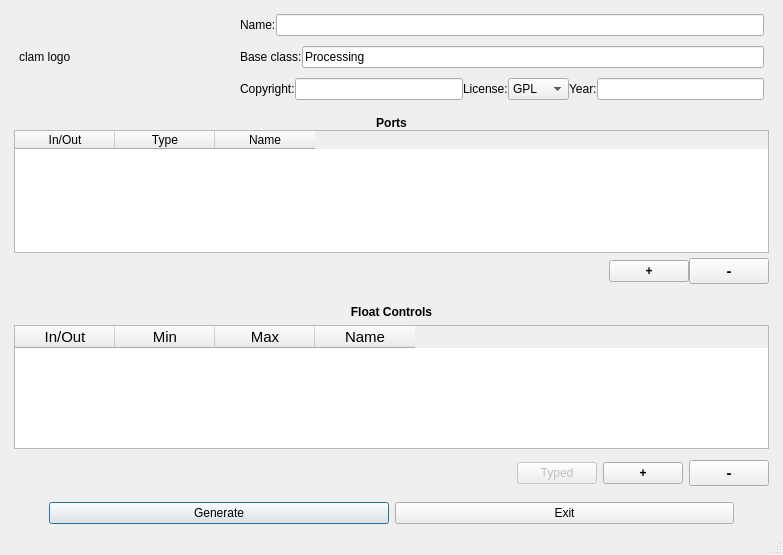
<ui version="4.0" >
 <class>TemplateGeneratorWindow</class>
 <widget class="QMainWindow" name="TemplateGeneratorWindow" >
  <property name="geometry" >
   <rect>
    <x>0</x>
    <y>0</y>
    <width>783</width>
    <height>555</height>
   </rect>
  </property>
  <property name="sizePolicy" >
   <sizepolicy vsizetype="Preferred" hsizetype="Preferred" >
    <horstretch>0</horstretch>
    <verstretch>0</verstretch>
   </sizepolicy>
  </property>
  <property name="windowTitle" >
   <string>MainWindow</string>
  </property>
  <property name="locale" >
   <locale country="UnitedStates" language="English" />
  </property>
  <widget class="QWidget" name="centralwidget" >
   <layout class="QVBoxLayout" >
    <item>
     <layout class="QVBoxLayout" >
      <property name="leftMargin" >
       <number>5</number>
      </property>
      <property name="rightMargin" >
       <number>5</number>
      </property>
      <item>
       <layout class="QHBoxLayout" >
        <property name="sizeConstraint" >
         <enum>QLayout::SetMinimumSize</enum>
        </property>
        <item>
         <layout class="QVBoxLayout" >
          <property name="sizeConstraint" >
           <enum>QLayout::SetDefaultConstraint</enum>
          </property>
          <property name="leftMargin" >
           <number>5</number>
          </property>
          <property name="rightMargin" >
           <number>5</number>
          </property>
          <item>
           <widget class="QLabel" name="clamLogo" >
            <property name="sizePolicy" >
             <sizepolicy vsizetype="Fixed" hsizetype="Fixed" >
              <horstretch>0</horstretch>
              <verstretch>0</verstretch>
             </sizepolicy>
            </property>
            <property name="minimumSize" >
             <size>
              <width>200</width>
              <height>80</height>
             </size>
            </property>
            <property name="maximumSize" >
             <size>
              <width>200</width>
              <height>150</height>
             </size>
            </property>
            <property name="frameShape" >
             <enum>QFrame::NoFrame</enum>
            </property>
            <property name="frameShadow" >
             <enum>QFrame::Raised</enum>
            </property>
            <property name="text" >
             <string>clam logo</string>
            </property>
            <property name="scaledContents" >
             <bool>true</bool>
            </property>
            <property name="textInteractionFlags" >
             <set>Qt::NoTextInteraction</set>
            </property>
           </widget>
          </item>
         </layout>
        </item>
        <item>
         <layout class="QVBoxLayout" >
          <property name="spacing" >
           <number>0</number>
          </property>
          <property name="sizeConstraint" >
           <enum>QLayout::SetMinimumSize</enum>
          </property>
          <property name="leftMargin" >
           <number>10</number>
          </property>
          <property name="rightMargin" >
           <number>5</number>
          </property>
          <item>
           <layout class="QHBoxLayout" name="horizontalLayout" >
            <property name="topMargin" >
             <number>5</number>
            </property>
            <property name="bottomMargin" >
             <number>5</number>
            </property>
            <item>
             <widget class="QLabel" name="label_2" >
              <property name="text" >
               <string>Name:</string>
              </property>
             </widget>
            </item>
            <item>
             <widget class="QLineEdit" name="lineEdit_PluginName" />
            </item>
           </layout>
          </item>
          <item>
           <layout class="QHBoxLayout" name="horizontalLayout_2" >
            <property name="topMargin" >
             <number>5</number>
            </property>
            <property name="bottomMargin" >
             <number>5</number>
            </property>
            <item>
             <widget class="QLabel" name="label_3" >
              <property name="text" >
               <string>Base class:</string>
              </property>
             </widget>
            </item>
            <item>
             <widget class="QLineEdit" name="lineEdit_BaseClass" >
              <property name="text" >
               <string>Processing</string>
              </property>
             </widget>
            </item>
           </layout>
          </item>
          <item>
           <layout class="QHBoxLayout" name="horizontalLayout_17" >
            <property name="topMargin" >
             <number>5</number>
            </property>
            <property name="bottomMargin" >
             <number>5</number>
            </property>
            <item>
             <widget class="QLabel" name="label_6" >
              <property name="text" >
               <string>Copyright:</string>
              </property>
             </widget>
            </item>
            <item>
             <widget class="QLineEdit" name="lineEdit_Copyright" />
            </item>
            <item>
             <widget class="QLabel" name="label_7" >
              <property name="text" >
               <string>License:</string>
              </property>
             </widget>
            </item>
            <item>
             <widget class="QComboBox" name="comboBox_License" >
              <item>
               <property name="text" >
                <string>GPL</string>
               </property>
              </item>
              <item>
               <property name="text" >
                <string>GPL3</string>
               </property>
              </item>
              <item>
               <property name="text" >
                <string>none</string>
               </property>
              </item>
             </widget>
            </item>
            <item>
             <widget class="QLabel" name="label_8" >
              <property name="text" >
               <string>Year:</string>
              </property>
             </widget>
            </item>
            <item>
             <widget class="QLineEdit" name="lineEdit_Year" >
              <property name="text" >
               <string/>
              </property>
             </widget>
            </item>
           </layout>
          </item>
         </layout>
        </item>
       </layout>
      </item>
      <item>
       <layout class="QVBoxLayout" name="verticalLayout" >
        <property name="spacing" >
         <number>0</number>
        </property>
        <property name="topMargin" >
         <number>5</number>
        </property>
        <property name="bottomMargin" >
         <number>5</number>
        </property>
        <item>
         <widget class="QLabel" name="label_4" >
          <property name="font" >
           <font>
            <weight>75</weight>
            <bold>true</bold>
           </font>
          </property>
          <property name="text" >
           <string>Ports</string>
          </property>
          <property name="alignment" >
           <set>Qt::AlignCenter</set>
          </property>
         </widget>
        </item>
        <item>
         <widget class="QTableWidget" name="tableWidget_Ports" >
          <property name="minimumSize" >
           <size>
            <width>0</width>
            <height>100</height>
           </size>
          </property>
          <property name="frameShadow" >
           <enum>QFrame::Raised</enum>
          </property>
          <property name="verticalScrollBarPolicy" >
           <enum>Qt::ScrollBarAlwaysOff</enum>
          </property>
          <property name="horizontalScrollBarPolicy" >
           <enum>Qt::ScrollBarAlwaysOff</enum>
          </property>
          <property name="autoScroll" >
           <bool>false</bool>
          </property>
          <column>
           <property name="text" >
            <string>In/Out</string>
           </property>
          </column>
          <column>
           <property name="text" >
            <string>Type</string>
           </property>
          </column>
          <column>
           <property name="text" >
            <string>Name</string>
           </property>
          </column>
         </widget>
        </item>
        <item>
         <layout class="QHBoxLayout" name="horizontalLayout_4" >
          <property name="topMargin" >
           <number>5</number>
          </property>
          <property name="bottomMargin" >
           <number>5</number>
          </property>
          <item>
           <spacer name="horizontalSpacer" >
            <property name="orientation" >
             <enum>Qt::Horizontal</enum>
            </property>
            <property name="sizeHint" stdset="0" >
             <size>
              <width>40</width>
              <height>20</height>
             </size>
            </property>
           </spacer>
          </item>
          <item>
           <widget class="QPushButton" name="pushButton_Ports_Plus" >
            <property name="font" >
             <font>
              <weight>75</weight>
              <bold>true</bold>
             </font>
            </property>
            <property name="toolTip" >
             <string>Ctrl+P</string>
            </property>
            <property name="text" >
             <string>+</string>
            </property>
            <property name="shortcut" >
             <string>Ctrl+P</string>
            </property>
           </widget>
          </item>
          <item>
           <widget class="QPushButton" name="pushButton_Ports_Minus" >
            <property name="font" >
             <font>
              <pointsize>11</pointsize>
              <weight>75</weight>
              <bold>true</bold>
             </font>
            </property>
            <property name="toolTip" >
             <string>Ctrl+[</string>
            </property>
            <property name="text" >
             <string>-</string>
            </property>
            <property name="shortcut" >
             <string>Ctrl+[</string>
            </property>
           </widget>
          </item>
         </layout>
        </item>
       </layout>
      </item>
      <item>
       <layout class="QVBoxLayout" name="verticalLayout_2" >
        <property name="topMargin" >
         <number>5</number>
        </property>
        <property name="bottomMargin" >
         <number>5</number>
        </property>
        <item>
         <widget class="QLabel" name="label_5" >
          <property name="font" >
           <font>
            <weight>75</weight>
            <bold>true</bold>
           </font>
          </property>
          <property name="text" >
           <string>Float Controls</string>
          </property>
          <property name="alignment" >
           <set>Qt::AlignCenter</set>
          </property>
         </widget>
        </item>
        <item>
         <widget class="QTableWidget" name="tableWidget_Controls" >
          <property name="minimumSize" >
           <size>
            <width>0</width>
            <height>100</height>
           </size>
          </property>
          <property name="font" >
           <font>
            <pointsize>11</pointsize>
           </font>
          </property>
          <property name="toolTip" >
           <string>Ctrl+P</string>
          </property>
          <column>
           <property name="text" >
            <string>In/Out</string>
           </property>
          </column>
          <column>
           <property name="text" >
            <string>Min</string>
           </property>
          </column>
          <column>
           <property name="text" >
            <string>Max</string>
           </property>
          </column>
          <column>
           <property name="text" >
            <string>Name</string>
           </property>
          </column>
         </widget>
        </item>
        <item>
         <layout class="QHBoxLayout" name="horizontalLayout_13" >
          <property name="topMargin" >
           <number>5</number>
          </property>
          <property name="bottomMargin" >
           <number>5</number>
          </property>
          <item>
           <spacer name="horizontalSpacer_2" >
            <property name="orientation" >
             <enum>Qt::Horizontal</enum>
            </property>
            <property name="sizeHint" stdset="0" >
             <size>
              <width>40</width>
              <height>20</height>
             </size>
            </property>
           </spacer>
          </item>
          <item>
           <widget class="QPushButton" name="pushButton_TypedSwitch" >
            <property name="enabled" >
             <bool>false</bool>
            </property>
            <property name="toolTip" >
             <string>Switchs between Typed and Float Controls (Ctrl+T, Ctrl+F)</string>
            </property>
            <property name="text" >
             <string>Typed</string>
            </property>
            <property name="shortcut" >
             <string>Ctrl+F, Ctrl+T</string>
            </property>
           </widget>
          </item>
          <item>
           <widget class="QPushButton" name="pushButton_Controls_Plus" >
            <property name="font" >
             <font>
              <weight>75</weight>
              <bold>true</bold>
             </font>
            </property>
            <property name="toolTip" >
             <string>Ctrl+C</string>
            </property>
            <property name="text" >
             <string>+</string>
            </property>
            <property name="shortcut" >
             <string>Ctrl+C</string>
            </property>
           </widget>
          </item>
          <item>
           <widget class="QPushButton" name="pushButton_Controls_Minus" >
            <property name="font" >
             <font>
              <pointsize>11</pointsize>
              <weight>75</weight>
              <bold>true</bold>
             </font>
            </property>
            <property name="toolTip" >
             <string>Ctrl+V</string>
            </property>
            <property name="text" >
             <string>-</string>
            </property>
            <property name="shortcut" >
             <string>Ctrl+V</string>
            </property>
           </widget>
          </item>
         </layout>
        </item>
       </layout>
      </item>
     </layout>
    </item>
    <item>
     <layout class="QHBoxLayout" name="horizontalLayout_10" >
      <item>
       <spacer name="horizontalSpacer_5" >
        <property name="orientation" >
         <enum>Qt::Horizontal</enum>
        </property>
        <property name="sizeType" >
         <enum>QSizePolicy::Minimum</enum>
        </property>
        <property name="sizeHint" stdset="0" >
         <size>
          <width>40</width>
          <height>20</height>
         </size>
        </property>
       </spacer>
      </item>
      <item>
       <widget class="QPushButton" name="pushButton_Generate" >
        <property name="toolTip" >
         <string>Ctrl+G</string>
        </property>
        <property name="text" >
         <string>Generate</string>
        </property>
        <property name="shortcut" >
         <string>Ctrl+G</string>
        </property>
        <property name="autoDefault" >
         <bool>true</bool>
        </property>
        <property name="default" >
         <bool>true</bool>
        </property>
       </widget>
      </item>
      <item>
       <widget class="QPushButton" name="pushButton_Exit" >
        <property name="toolTip" >
         <string>Ctrl+X</string>
        </property>
        <property name="text" >
         <string>Exit</string>
        </property>
        <property name="shortcut" >
         <string>Ctrl+X</string>
        </property>
       </widget>
      </item>
      <item>
       <spacer name="horizontalSpacer_4" >
        <property name="orientation" >
         <enum>Qt::Horizontal</enum>
        </property>
        <property name="sizeType" >
         <enum>QSizePolicy::Minimum</enum>
        </property>
        <property name="sizeHint" stdset="0" >
         <size>
          <width>40</width>
          <height>20</height>
         </size>
        </property>
       </spacer>
      </item>
     </layout>
    </item>
   </layout>
  </widget>
  <widget class="QStatusBar" name="statusBar" >
   <property name="sizeGripEnabled" >
    <bool>true</bool>
   </property>
  </widget>
 </widget>
 <resources/>
 <connections>
  <connection>
   <sender>pushButton_Exit</sender>
   <signal>clicked()</signal>
   <receiver>TemplateGeneratorWindow</receiver>
   <slot>close()</slot>
   <hints>
    <hint type="sourcelabel" >
     <x>585</x>
     <y>777</y>
    </hint>
    <hint type="destinationlabel" >
     <x>391</x>
     <y>416</y>
    </hint>
   </hints>
  </connection>
 </connections>
</ui>
